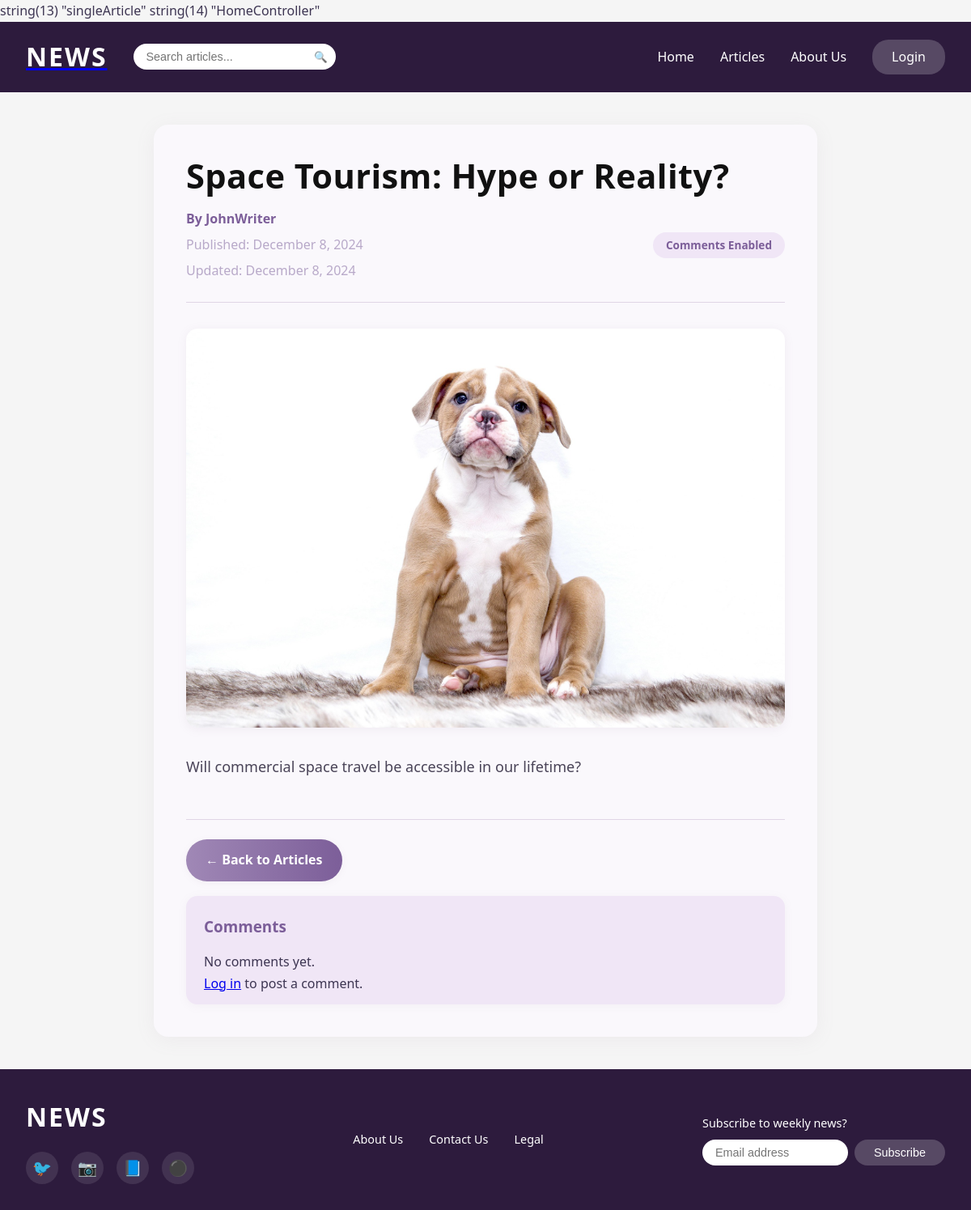
Page /public/article?id=8 on the committed database.
### tables this page shows
CREATE TABLE `articles` (
  `id` int(11) NOT NULL,
  `title` varchar(255) NOT NULL,
  `content` text NOT NULL,
  `author_id` int(11) DEFAULT NULL,
  `is_published` tinyint(1) DEFAULT 0,
  `allow_comments` tinyint(1) DEFAULT 1,
  `created_at` timestamp NOT NULL DEFAULT current_timestamp(),
  `updated_at` timestamp NOT NULL DEFAULT current_timestamp() ON UPDATE current_timestamp(),
  `image_data` longblob DEFAULT NULL
);

CREATE TABLE `users` (
  `id` int(11) NOT NULL,
  `username` varchar(50) NOT NULL,
  `email` varchar(100) NOT NULL,
  `password` varchar(255) NOT NULL,
  `role_id` int(11) DEFAULT NULL,
  `created_at` timestamp NOT NULL DEFAULT current_timestamp()
);

### app/helpers.php (called while the page is built, shortened)
<?php
function render($view, $data = [], $layout = 'layout') {
    extract($data);
    require views_path($view . '.php');
}
function base_url($path = '') {
    if(defined('BASE_URL')) {
        return BASE_URL . ltrim($path, '/');
    }
    $protocol =
    (!empty($_SERVER['HTTPS']) && $_SERVER['HTTPS'] !== 'off') ||
    $_SERVER['SERVER_PORT'] === 443 ? "https://" : "http://";
    $host = $_SERVER['HTTP_HOST'];
    $base = rtrim(dirname($_SERVER['SCRIPT_NAME']), '/');
    return $protocol . $host . $base . '/' . ltrim($path, '/');
}
function base_path($path = '') {
    return realpath(__DIR__ . '/../' . '/' . ltrim($path, '/'));
}
function views_path($path = '') {
    return base_path('app/views/' . ltrim($path, '/'));
}

### app/controllers/HomeController.php (called while the page is built, shortened)
<?php
class HomeController {
    public function singleArticle() {
        $id = (int)$_GET['id'];
        $db = new Database();
        $pdo = $db->connect();
        $sql = "SELECT a.*, u.username as author_name
                FROM articles a
                LEFT JOIN users u ON a.author_id = u.id
                WHERE a.id = ? AND a.is_published = 1";
        $stmt = $pdo->prepare($sql);
        $stmt->execute([$id]);
        $article = $stmt->fetch(PDO::FETCH_ASSOC);
        $commentModel = new Comment();
        $comments = $commentModel->getByArticle($id);
        $data = [
            'article' => $article,
            'comments' => $comments,
        ];
        render('home/articleSingle', $data);
    }
}

### app/views/home/articleSingle.php (the view, shortened to what this page needs)
<head>
    <link rel="stylesheet" href="<?php echo base_url('css/homeArticleSingle.css')?>">
</head>
<div class="single-article-container">
    <div class="article-header">
        <h1 class="article-title"><?= htmlspecialchars($article['title']) ?></h1>
        <div class="article-meta">
            <div class="meta-left">
                <span class="article-author">By <?= htmlspecialchars($article['author_name'] ?? 'Unknown Author') ?></span>
                <span class="article-date">Published: <?= date('F j, Y', strtotime($article['created_at'])) ?></span>
                <?php if ($article['updated_at'] && $article['updated_at'] !== $article['created_at']): ?>
                    <span class="article-updated">Updated: <?= date('F j, Y', strtotime($article['updated_at'])) ?></span>
                <?php endif; ?>
            </div>
            <?php if ($article['allow_comments']): ?>
                <div class="comments-badge">Comments Enabled</div>
            <?php endif; ?>
        </div>
    </div>
    <div class="article-image">
        <?php if (!empty($article['image_data']) && $article['image_data'] !== 'NULL' && $article['image_data'] !== null): ?>
            <img alt="<?= htmlspecialchars($article['title']) ?>" />
        <?php else: ?>
            <img src="<?= base_url('images/default-article.jpg') ?>" alt="Default article image" />
        <?php endif; ?>
    </div>
    <div class="article-content">
        <?= nl2br(htmlspecialchars($article['content'])) ?>
    </div>
    <div class="article-actions">
        <a href="/PHP_MVC/public/articles" class="back-btn">← Back to Articles</a>
        <?php if ($article['allow_comments']): ?>
            <div class="comments-section">
                <h3>Comments</h3>
                <?php if (!empty($comments)): ?>
                    <ul class="comments-list">
                        <?php foreach ($comments as $comment): ?>
                            <li>
                                <strong><?= htmlspecialchars($comment['username']) ?>:</strong>
                                <?php
                                    $isEditing = isset($_GET['edit_comment']) && $_GET['edit_comment'] == $comment['id'];
                                ?>
                                <?php if ($isEditing && isset($_SESSION['user']) && $_SESSION['user']['id'] == $comment['user_id']): ?>
                                    <form action="<?= base_url('edit-comment') ?>" method="POST" style="display:inline;">
                                        <input type="hidden" name="comment_id" value="<?= $comment['id'] ?>">
                                        <input type="hidden" name="article_id" value="<?= $article['id'] ?>">
                                        <textarea name="content" rows="2" required><?= htmlspecialchars($comment['content']) ?></textarea>
                                        <button type="submit">Save</button>
                                        <a href="<?= base_url('article?id=' . $article['id']) ?>">Cancel</a>
                                    </form>
                                <?php else: ?>
                                    <?= nl2br(htmlspecialchars($comment['content'])) ?>
                                    <div class="comment-date"><?= date('F j, Y H:i', strtotime($comment['created_at'])) ?></div>
                                    <?php if (
                                        isset($_SESSION['user']) &&
                                        (
                                            $_SESSION['user']['id'] == $comment['user_id'] ||
                                            in_array($_SESSION['user']['role_id'] ?? 0, [2, 10])
                                        )
                                    ): ?>
                                        <form action="<?= base_url('delete-comment') ?>" method="POST" style="display:inline;">
                                            <input type="hidden" name="comment_id" value="<?= $comment['id'] ?>">
                                            <input type="hidden" name="article_id" value="<?= $article['id'] ?>">
                                            <button type="submit" onclick="return confirm('Delete this comment?')">Delete</button>
                                        </form>
                                    <?php endif; ?>
                                    <?php if (isset($_SESSION['user']) && $_SESSION['user']['id'] == $comment['user_id']): ?>
                                        <form action="<?= base_url('article') ?>" method="GET" style="display:inline;">
                                            <input type="hidden" name="id" value="<?= $article['id'] ?>">
                                            <input type="hidden" name="edit_comment" value="<?= $comment['id'] ?>">
                                            <button type="submit" style="margin-left:10px;">Edit</button>
                                        </form>
                                    <?php endif; ?>
                                <?php endif; ?>
                            </li>
                        <?php endforeach; ?>
                    </ul>
                <?php else: ?>
                    <p>No comments yet.</p>
                <?php endif; ?>
                <?php if (isset($_SESSION['user'])): ?>
                    <form action="<?= base_url('post-comment') ?>" method="POST" class="comment-form">
                        <input type="hidden" name="article_id" value="<?= $article['id'] ?>">
                        <textarea name="content" rows="3" required placeholder="Write your comment..."></textarea>
                        <button type="submit">Post Comment</button>
                    </form>
                <?php else: ?>
                    <p><a href="<?= base_url('user/login') ?>">Log in</a> to post a comment.</p>
                <?php endif; ?>
            </div>
        <?php endif; ?>
    </div>
</div>

### public/css/layout.css (style rules this page uses)
* { margin: 0; padding: 0; box-sizing: border-box; }
body { font-family: -apple-system, BlinkMacSystemFont, 'Segoe UI', Roboto, Oxygen, Ubuntu, Cantarell, sans-serif; background-color: #f5f5f5; }

### public/css/homeArticleSingle.css (style rules this page uses)
body { font-family: 'Segoe UI', Arial, sans-serif; line-height: 1.7; color: #3d3552; background-color: #f5f5f5; margin: 0; padding: 0; }
.single-article-container { max-width: 820px; margin: 2.5rem auto; padding: 2.5rem; background: #faf8fc; box-shadow: 0 4px 24px rgba(158, 130, 156, 0.09); border-radius: 18px; }
.article-header { margin-bottom: 2rem; border-bottom: 1.5px solid #e0d6e6; padding-bottom: 1.5rem; }
.article-title { font-size: 2.6rem; margin: 0 0 1rem 0; color: #111; line-height: 1.15; font-weight: 700; letter-spacing: 0.01em; }
.article-meta { display: flex; justify-content: space-between; align-items: center; color: #a088b6; font-size: 1rem; gap: 1.5rem; }
.meta-left { display: flex; flex-direction: column; gap: 0.3rem; }
.article-author { font-weight: 600; color: #7c5e99; }
.article-date, .article-updated { color: #b8a9c9; }
.comments-badge { display: inline-block; padding: 0.3rem 1rem; background: #f0e6f6; color: #7c5e99; border-radius: 9999px; font-size: 0.85rem; font-weight: 600; margin-left: 0.5rem; }
.article-image { margin-bottom: 2rem; border-radius: 14px; overflow: hidden; box-shadow: 0 2px 12px rgba(158, 130, 156, 0.10); }
.article-image img { width: 100%; height: auto; display: block; border-radius: 14px; }
.article-content { font-size: 1.13rem; line-height: 1.85; color: #4a4458; margin-bottom: 3rem; }
.article-actions { margin-top: 3rem; border-top: 1.5px solid #e0d6e6; padding-top: 1.5rem; }
.back-btn { display: inline-flex; align-items: center; padding: 0.75rem 1.5rem; background: linear-gradient(90deg, #a088b6 0%, #7c5e99 100%); color: #fff; text-decoration: none; border-radius: 30px; font-weight: 600; font-size: 1rem; border: none; transition: background 0.2s, transform 0.15s; box-shadow: 0 2px 8px 0 rgba(158, 130, 156, 0.08); cursor: pointer; }
.comments-section { background: #f0e6f6; border-radius: 14px; padding: 22px 22px 12px 22px; margin-top: 18px; box-shadow: 0 2px 12px rgba(158, 130, 156, 0.07); }
.comments-section h3 { margin-top: 0; font-size: 1.18rem; color: #7c5e99; margin-bottom: 14px; font-weight: 700; }

### rows in the picture
articles: title "Space Tourism: Hype or Reality?", author.username "JohnWriter", created_at "December 8, 2024", updated_at "December 8, 2024", content "Will commercial space travel be accessible in our lifetime?"
